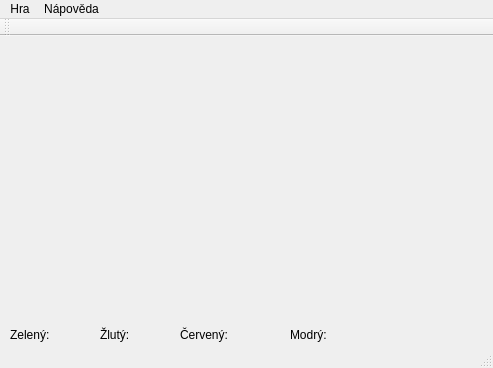
<?xml version="1.0" encoding="UTF-8"?>
<ui version="4.0">
 <class>MainWindow</class>
 <widget class="QMainWindow" name="MainWindow">
  <property name="geometry">
   <rect>
    <x>0</x>
    <y>0</y>
    <width>493</width>
    <height>368</height>
   </rect>
  </property>
  <property name="windowTitle">
   <string>MainWindow</string>
  </property>
  <widget class="QWidget" name="centralWidget">
   <widget class="QLabel" name="label">
    <property name="geometry">
     <rect>
      <x>10</x>
      <y>290</y>
      <width>51</width>
      <height>17</height>
     </rect>
    </property>
    <property name="text">
     <string>Zelený:</string>
    </property>
   </widget>
   <widget class="QLabel" name="label_2">
    <property name="geometry">
     <rect>
      <x>100</x>
      <y>290</y>
      <width>51</width>
      <height>17</height>
     </rect>
    </property>
    <property name="text">
     <string>Žlutý:</string>
    </property>
   </widget>
   <widget class="QLabel" name="label_3">
    <property name="geometry">
     <rect>
      <x>180</x>
      <y>290</y>
      <width>61</width>
      <height>17</height>
     </rect>
    </property>
    <property name="text">
     <string>Červený:</string>
    </property>
   </widget>
   <widget class="QLabel" name="label_4">
    <property name="geometry">
     <rect>
      <x>290</x>
      <y>290</y>
      <width>51</width>
      <height>17</height>
     </rect>
    </property>
    <property name="text">
     <string>Modrý:</string>
    </property>
   </widget>
  </widget>
  <widget class="QMenuBar" name="menuBar">
   <property name="geometry">
    <rect>
     <x>0</x>
     <y>0</y>
     <width>493</width>
     <height>25</height>
    </rect>
   </property>
   <widget class="QMenu" name="menuHra">
    <property name="title">
     <string>Hra</string>
    </property>
    <addaction name="actionNov_s_ov"/>
    <addaction name="actionNov_lok_ln"/>
    <addaction name="separator"/>
    <addaction name="actionUlo_it"/>
    <addaction name="separator"/>
   </widget>
   <widget class="QMenu" name="menuN_pov_da">
    <property name="title">
     <string>Nápověda</string>
    </property>
   </widget>
   <addaction name="menuHra"/>
   <addaction name="menuN_pov_da"/>
  </widget>
  <widget class="QToolBar" name="mainToolBar">
   <attribute name="toolBarArea">
    <enum>TopToolBarArea</enum>
   </attribute>
   <attribute name="toolBarBreak">
    <bool>false</bool>
   </attribute>
  </widget>
  <widget class="QStatusBar" name="statusBar">
   <property name="enabled">
    <bool>true</bool>
   </property>
  </widget>
  <action name="actionNov_s_ov">
   <property name="text">
    <string>Nová síťová</string>
   </property>
  </action>
  <action name="actionNov_lok_ln">
   <property name="text">
    <string>Nová lokální</string>
   </property>
  </action>
  <action name="actionUlo_it">
   <property name="text">
    <string>Uložit</string>
   </property>
  </action>
 </widget>
 <layoutdefault spacing="6" margin="11"/>
 <resources/>
 <connections/>
</ui>
